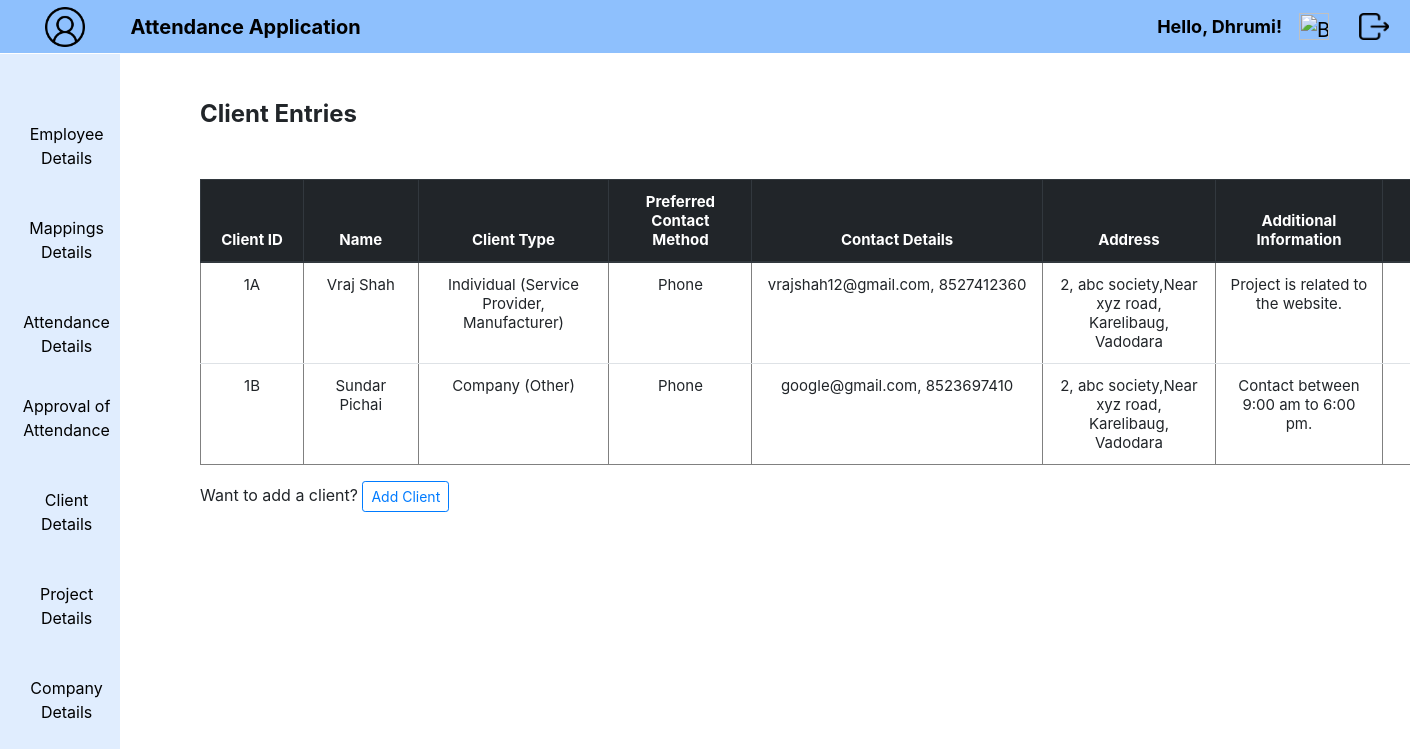
Screenshot of /ClientEntry/ (signed in) with the database file from the repository.
### Attendance/models.py (models this page shows, shortened)
class Client(models.Model):
        CTYPE = (('Individual','Individual'),
                ('Company','Company'),)
        TOB = (('Service Provider','Service Provider'),
                ('Manufacturer','Manufacturer'),
                ('Consultant','Consultant'),
                ('Traders and Distributors','Traders and Distributors'),
                ('Other','Other'))
        PCM = (('Email','Email'),
                ('Phone','Phone'),)
        user = models.ForeignKey(User, on_delete=models.CASCADE, default=1)
        cid = models.CharField(max_length=20, null=True, unique=True, verbose_name='Client ID')
        ctype = models.CharField(choices=CTYPE,max_length=20,null=True, default='Individual', verbose_name='Client Type')
        compname = models.CharField(max_length=100, null=True, verbose_name='Company Name')
        compweb = models.CharField(max_length=100,null=True, verbose_name='Company Website')
        typeob = MultiSelectField(choices=TOB,max_length=50,null=True, verbose_name='Type of Business')
        cfirstname = models.CharField(max_length=20, null=True, verbose_name='First Name')
        clastname = models.CharField(max_length=30, null=True, verbose_name='Last Name')
        cpcm = models.CharField(choices=PCM,max_length=50,null=True, default='Phone', verbose_name='Preferred Contact Method')
        cemail = models.EmailField(max_length=50, null=True, verbose_name='Email')
        cphone = models.CharField(max_length=10, null=True, verbose_name='Phone')
        caddress = models.TextField(max_length=100, null=True, verbose_name='Address')
        ainfo = models.TextField(max_length=100, null=True, verbose_name='Additional Information')
        class Meta:
                db_table = "Client"

### Attendance/views.py (the view)
# urls.py: path('ClientEntry/',views.ClientEntry,name='ClientEntry'),
@login_required(login_url='loginview')
@never_cache
def ClientEntry(request):
    data = Client.objects.all()
    template = loader.get_template('ClientEntry.html')
    context = {
        'clientdata': data,
    }
    return HttpResponse(template.render(context, request))

### Attendance/templates/ClientEntry.html (shortened to what this page needs)
{% extends "home.html" %}
{% load static %}
{% block content %}
{% block manager %}
<div class="emp">
  <h4 style="text-align: left; margin: 50px 0px 50px 50px;">
    <b>Client Entries</b>
  </h4>
</div>
{% if clientdata %}
<table border='1' style="margin-left: 200;" class="table text-center">
  <thead class="thead-dark">
    <tr>
        <th width="10px">Client ID</th>
        <th width="30px">Name</th>
        <th width="15px">Client Type</th>
        <th width="10px">Preferred Contact Method</th>
        <th width="8px">Contact Details</th>
        <th width="15px">Address</th>
        <th width="15px">Additional Information</th>
        <th width="10px">Update</th>
    </tr>
  </thead>
  <tbody>
    {% for x in clientdata %}
    <tr>
      <td>{{ x.cid }}</td>
      <td>{{ x.cfirstname }} {{ x.clastname }}</td>
      <td>{{ x.ctype }} ({{ x.typeob }})</td>
      <td>{{ x.cpcm }}</td>
      <td>{{ x.cemail }}, {{ x.cphone }}</td>
      <td>{{ x.caddress }}</td>
      <td>{{ x.ainfo }}</td>
      <td>
      </td>
    </tr>
  {% endfor %}
  </tbody>
  </table>
  {% else %}
  <div style="margin-left: 200px; margin-bottom: 0px; font-size: 18px;">
    <br>
      No data available!
      <br><br>
  </div>
{% endif %}
<div style="margin-left: 200px; margin-bottom: 0px;">
  Want to add a client?
  <a href="{% url 'ClientForm' %}" class="btn btn-outline-primary btn-sm">Add Client</a>
</div>
{% endblock %}
{% endblock %}

### Attendance/templates/home.html (shortened to what this page needs)
{% load static %}
<!doctype html lang="en">
  <head>
    <link rel="stylesheet" href="https://cdn.jsdelivr.net/npm/bootstrap@4.0.0/dist/css/bootstrap.min.css">
    <link rel="stylesheet" type="text/css" href="{% static 'css/style.css' %}">
  </head>
  <body onload="RenderDate()">
      <nav class="navbar navbar-expand-lg nav1">
        <div class="container-fluid" style="width: fit-content;">
          <a class="navbar-brand" href="{% url 'userdata' %}">
            <img src="{% static 'images/user.png' %}" width="40" height="40" class="d-inline-block align-top" style="margin-left: 28px;">
          </a>
        </div>
          <div class="collapse navbar-collapse" id="navbarSupportedContent">
            <ul class="navbar-nav">
              <li class="nav-item" style="margin-left: 15px;">
                <b>
                  <a class="navbar-brand float-left" href="{% url 'AttFormView' %}">Attendance Application</a>
                </b>
              </li>
            </ul>
            <ul class="navbar-nav mb-2 mb-lg-0 d-flex" style="position: absolute; right: 40;">
              <li>
                <b>
                  <a class="nav-link"  href="{% url 'userdata' %}" style="margin-top: 25px; font-size: 17px; margin-right: 80px;">
                    {% if user.is_authenticated %}
                    <p style="font-size: large;">Hello, {{ user.first_name }}!</p>
                    {% endif %}
                  </a>
                </b>
              </li>
            </ul>
            <ul class="navbar-nav mb-2 mb-lg-0 d-flex" style="position: absolute; right: 60;">
              <li class="nav-item">
                <a class="ml-auto navbar-brand exit" href="{% url 'summary' %}">
                  <img src="{% static 'images/summary.png' %}" alt="Bootstrap" width="30" height="27" style="margin-top: 0px; margin-right: 5px;">
                </a>
              </li>
            </ul>
            <ul class="navbar-nav mb-2 mb-lg-0 d-flex" style="position: absolute; right: 0;">
              <li class="nav-item">
                <a class="ml-auto navbar-brand exit" href="{% url 'logoutview' %}">
                  <img src="{% static 'images/exit.png' %}" alt="Bootstrap" width="30" height="27" style="margin-top: 0px; margin-right: 5px;">
                </a>
              </li>
            </ul>
          </div>
      </nav>
      {% if request.user.is_superuser %}
      {% block content %}
      {% endblock %}
      <nav class="navbar navbar-expand-lg nav2">
        <div class="container-fluid">
          <div class="row">
            <div class="col-md-1" style="min-width: 130px; margin: 0; padding: 0 10px; text-align: center;">
              <nav class="navbar navbar-default navbar-fixed-side">
                <ul class="nav navbar-nav">
                  <li class="nav-item list" style="margin-bottom: 10px;">
                    <a class="nav-link" href="#">Employee Details</a>
                  </li>
                  <li class="nav-item list" style="margin-bottom: 10px;">
                    <a class="nav-link" href="#">Mappings Details</a>
                  </li>
                  <li class="nav-item list">
                    <a class="nav-link" href="#">Attendance Details</a>
                  </li>
                  <li class="nav-item list" style="margin-bottom: 10px;">
                    <a class="nav-link" href="#">Approval of Attendance</a>
                  </li>
                  <li class="nav-item list" style="margin-bottom: 10px;">
                    <a class="nav-link" href="#">Client Details</a>
                  </li>
                  <li class="nav-item list" style="margin-bottom: 10px;">
                    <a class="nav-link" href="#">Project Details</a>
                  </li>
                  <li class="nav-item list" style="margin-bottom: 10px;">
                    <a class="nav-link" href="#">Company Details</a>
                  </li>
                </ul>
              </nav>
            </div>
          </div>
        </div>
      </nav>
    {% endif %}
  </body>
</html>

### Attendance/static/css/style.css (style rules this page uses)
li a { color: black; text-decoration: none; }
.navbar { padding: 0.1rem; }
.nav1 { background-color:#8ec0fd; position: fixed; width: 100%; top: 0; left: 0; }
.nav2 { background-color: #e0edfe; padding: 0.1rem; position: fixed; top: 53.5px; left: 0; width: 120px; height: 93.5%; }
.emp { margin-left: 150px; margin-top: 100px; }
.nav-item { position: relative; }
.nav-link { margin: 10px 0 10px 0; }
table { font-size: 15px; }

### rows the page displays
Client: cid "1A", cfirstname "Vraj", clastname "Shah", ctype "Individual", typeob "Service Provider, Manufacturer", cpcm "Phone", cemail "vrajshah12@gmail.com", cphone "8527412360", caddress "2, abc society,Near xyz road, Karelibaug, Vadodara", ainfo "Project is related to the website."
Client: cid "1B", cfirstname "Sundar", clastname "Pichai", ctype "Company", typeob "Other", cpcm "Phone", cemail "google@gmail.com", cphone "8523697410", caddress "2, abc society,Near xyz road, Karelibaug, Vadodara", ainfo "Contact between 9:00 am to 6:00 pm."

### other values shown
{{ user.first_name }} "Dhrumi"
